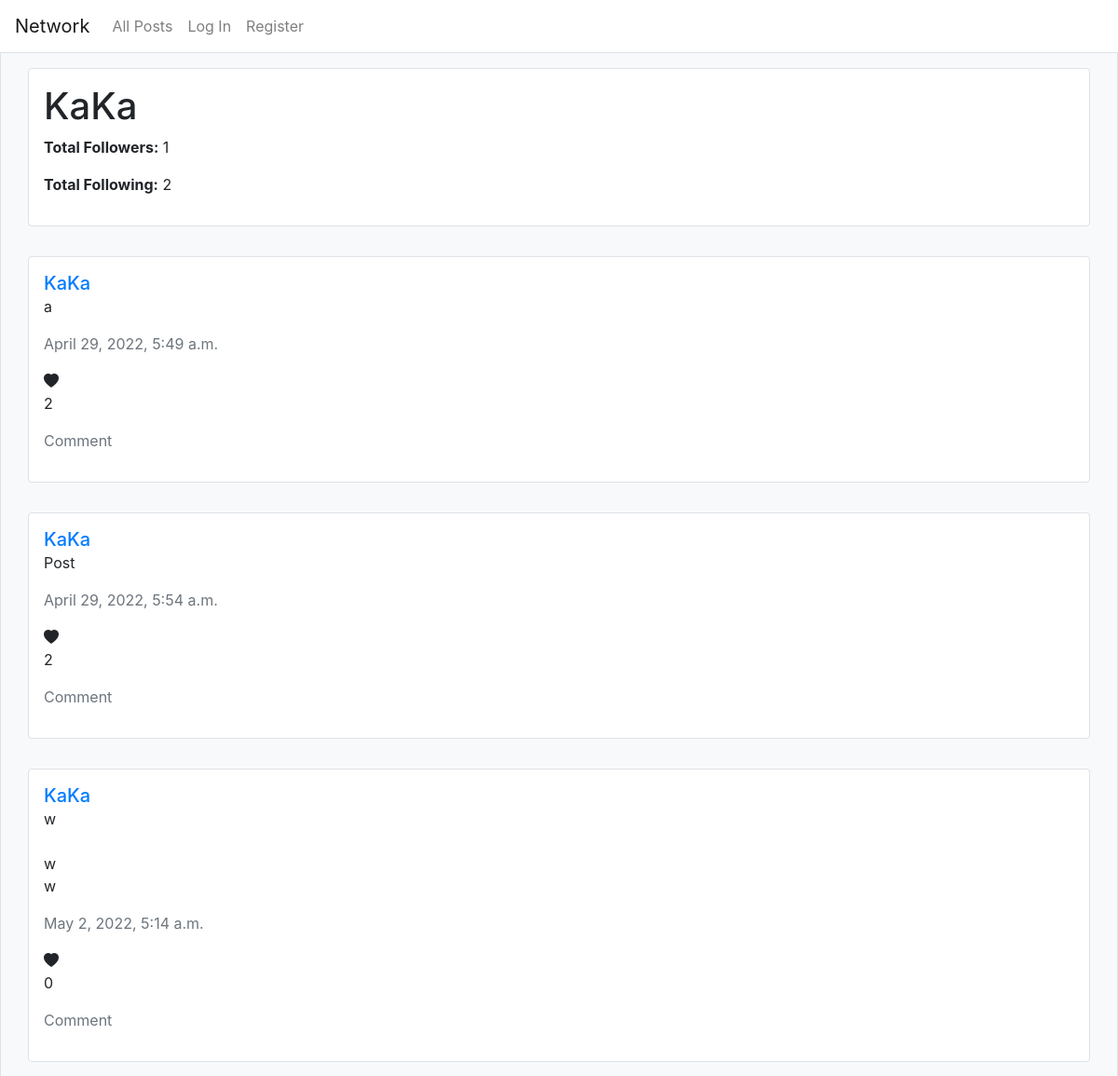
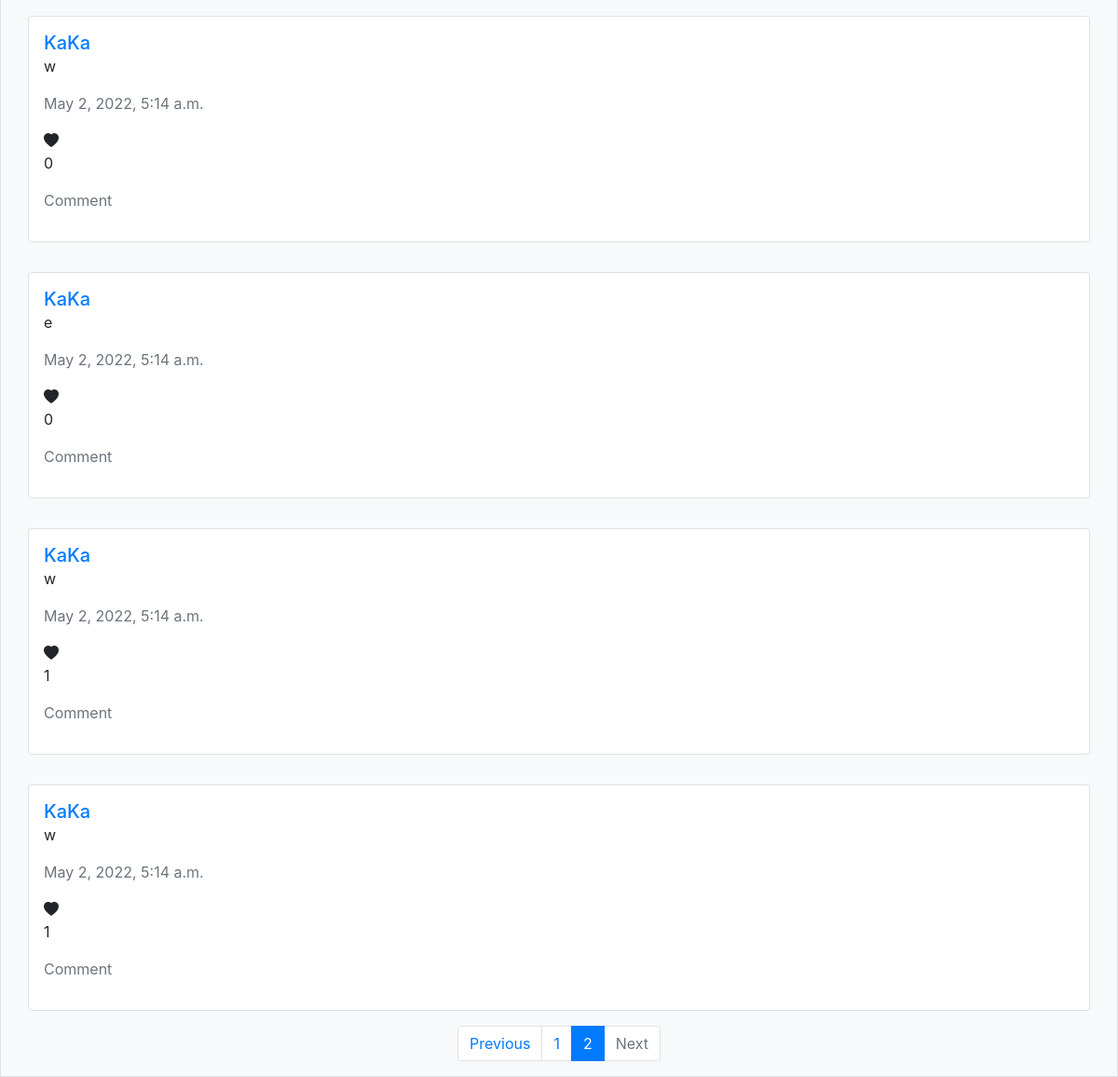
Screenshot of /profile/7?pnum=2 with the database file from the repository (2 pictures, top to bottom).
### network/models.py (models this page shows, shortened)
class User(AbstractUser):
    following = models.ManyToManyField(
        "self", null=True, blank=True, symmetrical=False, related_name="follower")
    liked_post = models.ManyToManyField(
        "Post", null=True, blank=True, related_name="liked_user")
    liked_comment = models.ManyToManyField(
        "Comment", null=True, blank=True, related_name="liked_user")
    @property
    def total_followers(self):
        return User.objects.filter(following=self).count()
    @property
    def total_following(self):
        return self.following.count()

class BaseModel(models.Model):
    content = models.TextField()
    likes = models.PositiveIntegerField(default=0)
    date_created = models.DateTimeField(auto_now_add=True)
    class Meta:
        abstract = True

class Post(BaseModel):
    author = models.ForeignKey(
        settings.AUTH_USER_MODEL, null=True, on_delete=models.SET_NULL, related_name="post")

### network/views.py (the view)
def profile_view(request, user_id):
    try:
        user_data = User.objects.get(pk=user_id)
    except:
        return HttpResponseRedirect(reverse("error"))
    if not request.user.is_authenticated:
        is_following = False
    else:
        is_following = request.user.following.filter(id=user_data.id).exists()
    posts = Post.objects.filter(author=user_data)
    paginator = Paginator(posts, 10)
    page_number = request.GET.get("pnum", 1)
    page_obj = paginator.get_page(page_number)
    if request.user.is_authenticated:
        for obj in page_obj:
            obj.is_liked = request.user.liked_post.filter(pk=obj.id).exists()
    return render(request, "network/profile.html", {
        "user_data": user_data,
        "is_following": is_following,
        "page_obj": page_obj,
        "name": "profile"
    })

### network/templates/network/profile.html (shortened to what this page needs)
{% extends "network/layout.html" %}
{% load static %}
{% block body %}
    <div class="container my-3 p-3 rounded border border-1 bg-white">
        <h1 id="profile-name">{{ user_data.username }}</h1>
        <p>
            <b>Total Followers:</b>
            <span id="total-followers">{{ user_data.total_followers }}</span>
        </p>
        <p>
            <b>Total Following:</b>
            <span id="total-following">{{ user_data.total_following }}</span>
        </p>
    </div>
    {% include "network/content.html" %}
{% endblock %}

### network/templates/network/content.html (shortened to what this page needs)
{% for post in page_obj %}
    <div class="container my-3 p-3 rounded border border-1 bg-white">
        <a href="{% url 'profile' post.author.id %}" class="h5">{{ post.author.username }}</a>
        <div class="content-container" data-id="{{ post.id }}">
            <p class="content">{{ post.content }}</p>
        </div>
        <p class="date-created text-muted">{{ post.date_created }}</p>
        {% if post.is_liked %}
            <i class="like-post-btn bi bi-heart-fill" style="color: red" data-id="{{ post.id }}"></i>
        {% else %}
            <i class="like-post-btn bi bi-heart-fill" data-id="{{ post.id }}"></i>
        {% endif %}
        <p class="like-count">{{ post.likes }}</p>
        <p class="comment text-muted" data-id="{{ post.id }}">Comment</p>
    </div>
{% empty %}
    <h1>No post yet.</h1>
{% endfor %}
<nav aria-label="Page navigation">
    <ul class="pagination">
        {% if page_obj.has_previous %}
            <li class="page-item"><a class="page-link" href="?pnum={{ page_obj.previous_page_number }}">Previous</a></li>
        {% else %}
            <li class="page-item disabled"><a class="page-link" href="#">Previous</a></li>
        {% endif %}
        {% for i in page_obj.paginator.page_range %}
            {% if i <= page_obj.number|add:2 and i >= page_obj.number|add:-2 %}
                {% if i == page_obj.number %}
                    <li class="page-item active"><a class="page-link" href="?pnum={{ i }}">{{ i }}</a></li>
                {% else %}
                    <li class="page-item"><a class="page-link" href="?pnum={{ i }}">{{ i }}</a></li>
                {% endif %}
            {% endif %}
        {% endfor %}
        {% if page_obj.has_next %}
            <li class="page-item"><a class="page-link" href="?pnum={{ page_obj.next_page_number }}">Next</a></li>
        {% else %}
            <li class="page-item disabled"><a class="page-link" href="#">Next</a></li>
        {% endif %}
    </ul>
</nav>

### network/static/network/styles.css (style rules this page uses)
.content { word-wrap: break-word; white-space: pre-wrap; word-break: break-word; }
.like-post-btn, .like-comment-btn, .edit-post-btn, .comment { user-select: none; cursor: pointer; }

### rows the page displays
User: username "KaKa", total_followers "1", total_following "2"
Post: author.username "KaKa", content "a", date_created "April 29, 2022, 5:49 a.m.", likes "2"
Post: author.username "KaKa", content "Post", date_created "April 29, 2022, 5:54 a.m.", likes "2"
Post: author.username "KaKa", content "w w w", date_created "May 2, 2022, 5:14 a.m.", likes "0"
Post: author.username "KaKa", content "w", date_created "May 2, 2022, 5:14 a.m.", likes "0"
Post: author.username "KaKa", content "e", date_created "May 2, 2022, 5:14 a.m.", likes "0"
Post: author.username "KaKa", content "w", date_created "May 2, 2022, 5:14 a.m.", likes "1"
Post: author.username "KaKa", content "w", date_created "May 2, 2022, 5:14 a.m.", likes "1"

### other values shown
{{ i }} "1"
{{ i }} "2"
